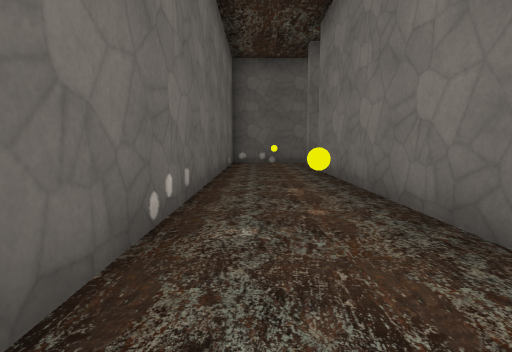
view 1 (above)

24 first-person views from a walk through a 3-D level made in the Godot game engine. The camera is 1.2 m above the floor, tilts 6° down and sees 80° across. The floor is counted in squares, 2 m on a side. Each view is taken from the middle of a square. On the plan, view 1 faces up. The plan holds only what a view shows up to about 9 squares ahead; the rest is blank. The place goes on beyond the plan. Some surface patterns are stand-ins.

view 2
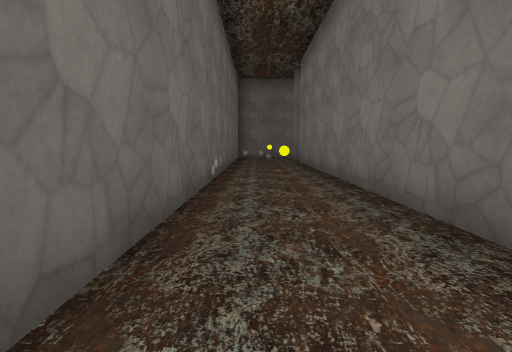

view 3
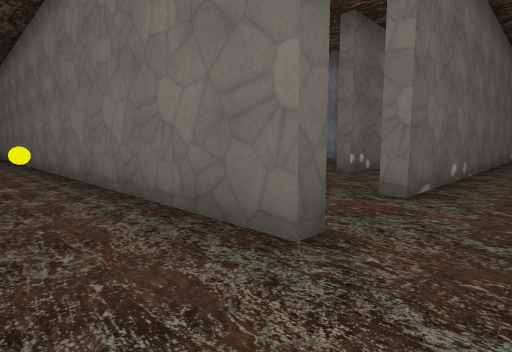

view 4
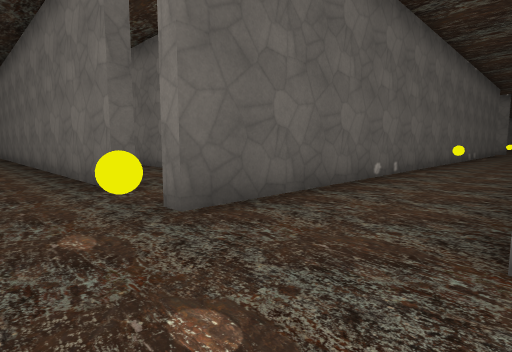

view 5
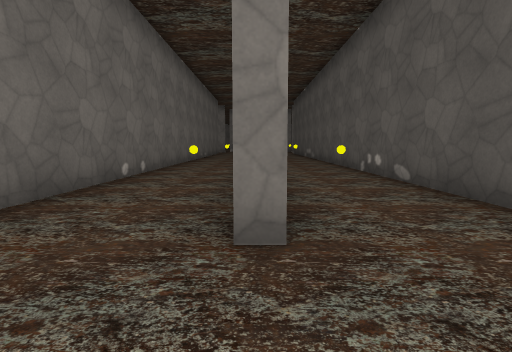

view 6
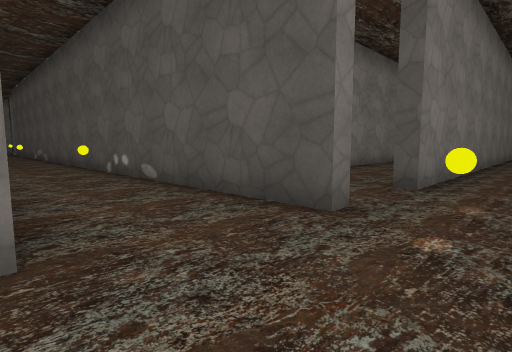

view 7
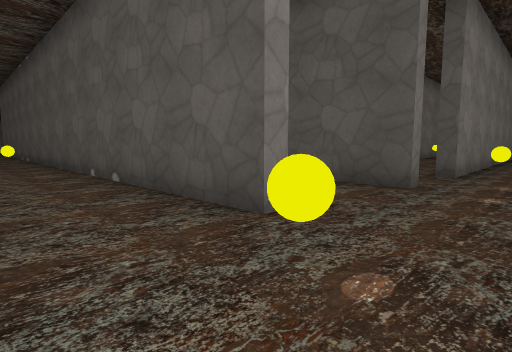

view 8
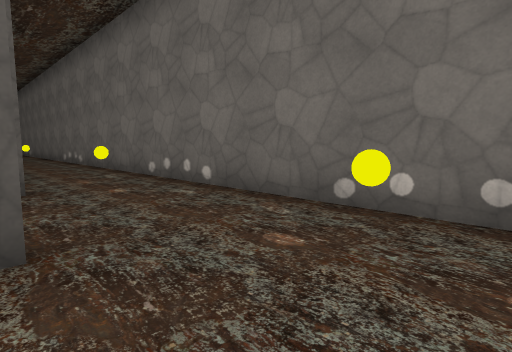

view 9
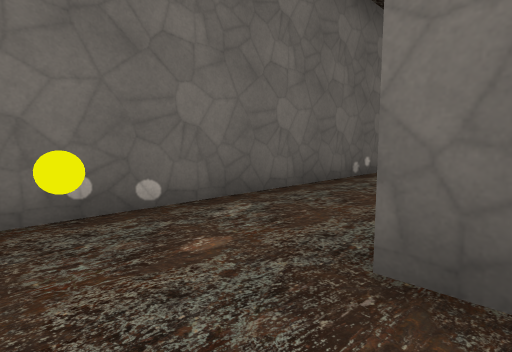

view 10
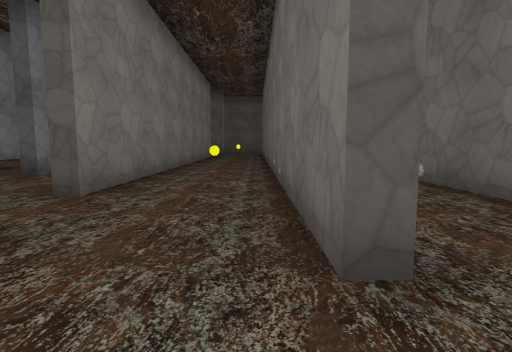

view 11
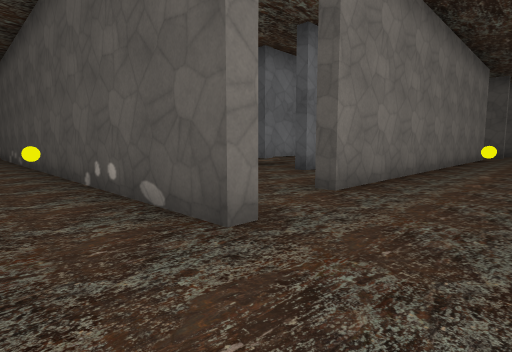

view 12
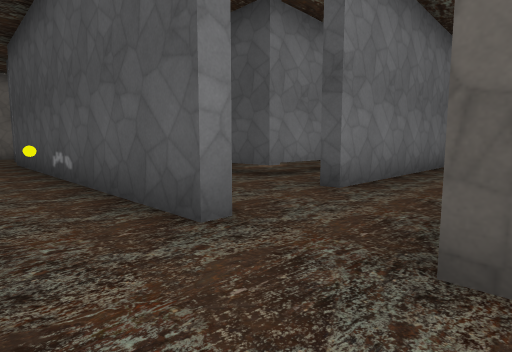

view 13
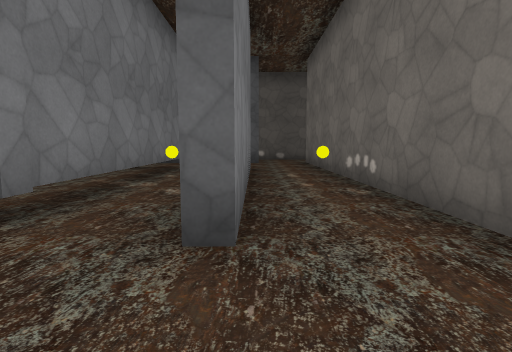

view 14
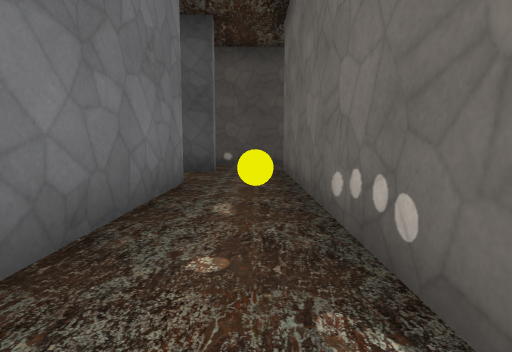

view 15
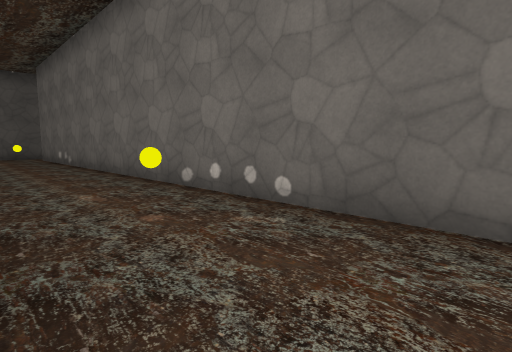

view 16
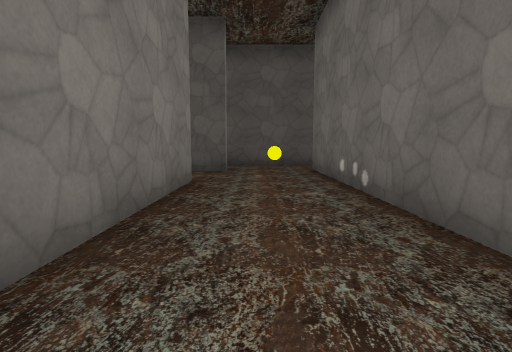

view 17
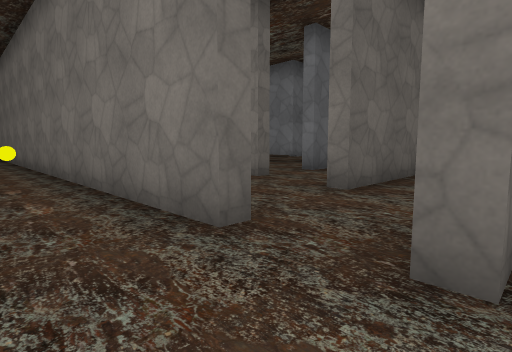

view 18
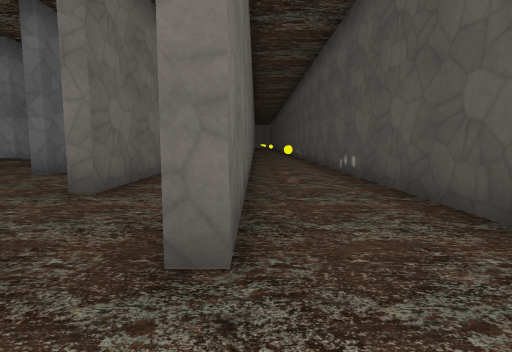

view 19
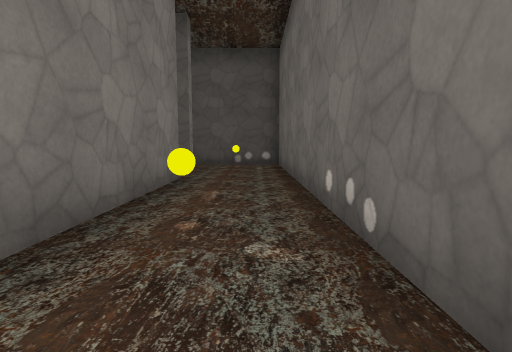

view 20
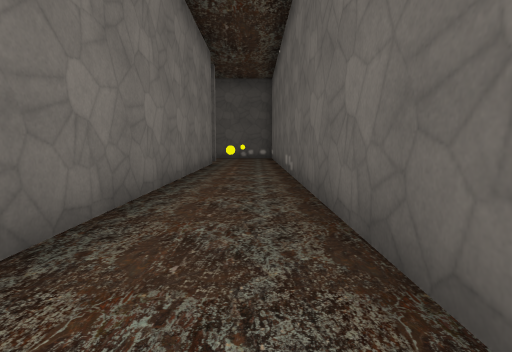

view 21
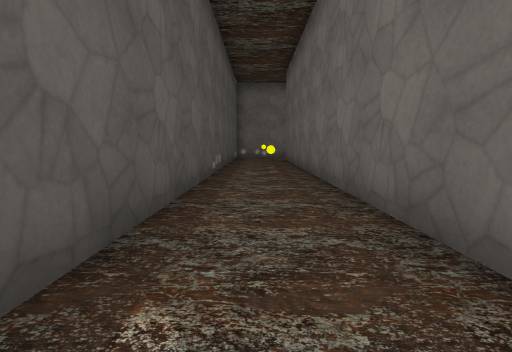

view 22
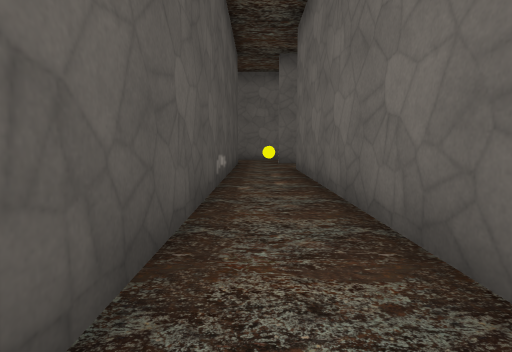

view 23
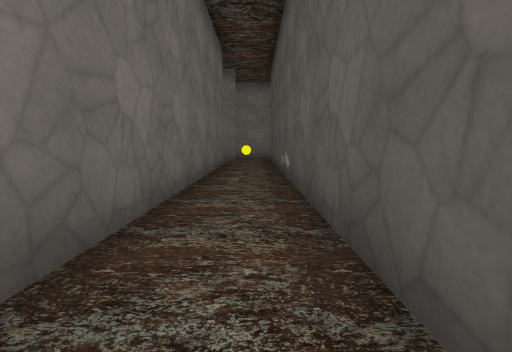

view 24
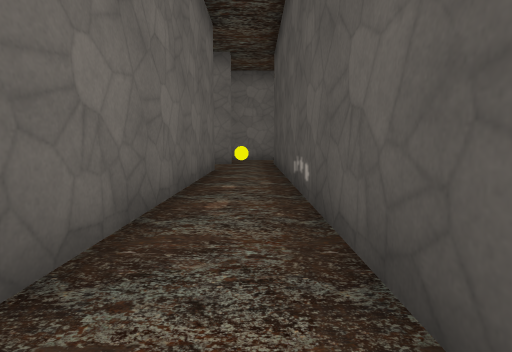

### Floor plan
Points are (right, up) in squares from view 1. A wall is a line through its corners. A room is listed if a view was taken in it or the views show most of it. See-through windows are left out.
Room 1 (views 1, 2, 3, 4, 5, 6, 7, 8, 9)
walls: (10.5, -9.6) (1.4, -9.6); (1.7, -11.9) (11, -11.9); (1.5, -7.9) (1.4, 7.2); (1.5, -14.8) (1.5, -14.4) (10.5, -14.4); (-0.7, -4.5) (-0.7, -14.5); (-0.7, 9) (-0.7, -2.3)
ways out: opening at (0.5, -14) to room 6; gap at (2, -8)
objects: orb (1, -11); orb (1, -5); orb (1, 2); other object (1, 8); other object (7, -11)
Room 2 (views 10, 11, 16)
walls: (3.7, -16.8) (3.7, -16.4); (1.6, -16.3) (1.6, -31.3); (4.1, -29) (4, -18.5)
ways out: opening at (4, -29.5) to room 3; opening at (4, -17.5) to room 3; opening at (3, -31) to room 5; opening at (2, -15.5) to room 6; opening at (4, -15)
objects: orb (3, -28); orb (3, -21)
Room 3 (views 12, 14, 15)
walls: (4.4, -20.9) (4.4, -28.9); (6.1, -26.8) (6.1, -20.7); (4, -18.5) (4.4, -18.5)
ways out: opening at (4, -29.5) to room 2; opening at (4, -17.5) to room 2; opening at (6, -19.5) to room 4; opening at (5, -30); opening at (6, -27.5); opening at (6, -17)
objects: orb (5, -24)
Room 4 (view 13)
walls: (6.1, -20.7) (6.6, -20.7); (7.9, -26.8) (7.9, -21.3) (9, -21.3)
ways out: opening at (6, -19.5) to room 3; opening at (7, -27)
objects: other object (7, -24)
Room 5 (views 17, 18, 21, 22, 23, 24)
walls: (11.8, -32.9) (1.4, -32.9); (17.2, -31) (3.7, -31) (3.7, -30.7); (1.4, -32.6) (18.8, -32.5); (-0.7, -32.6) (-0.7, -34.8) (12.1, -34.9)
ways out: opening at (3, -31) to room 2; opening at (0.5, -33) to room 6; opening at (2, -32) to room 6; opening at (18.5, -31)
objects: other object (1, -34); other object (7, -34); other object (7, -32); orb (14, -32)
Room 6 (views 19, 20)
walls: (-0.7, -22.7) (-0.7, -32.6); (1.3, -31.4) (1.3, -16.3); (-0.7, -14.5) (-0.7, -20.2)
ways out: opening at (0.5, -14) to room 1; opening at (2, -15.5) to room 2; opening at (0.5, -33) to room 5; opening at (2, -32) to room 5
objects: orb (1, -28); other object (1, -21); orb (1, -15)

Positions as (right, up) in squares from view 1, and headings:
1: (0, 0), facing up
2: (0, -3), facing up
3: (0, -9), facing up-right
4: (0, -12), facing up-right
5: (0, -12), facing right
6: (0, -12), facing down-right
7: (0, -10), facing down-right
8: (2, -10), facing down-left
9: (2, -11), facing up-left
10: (2, -15), facing down
11: (2, -15), facing down-right
12: (4, -17), facing down-right
13: (6, -19), facing down
14: (5, -22), facing down
15: (4, -18), facing down-left
16: (3, -24), facing down
17: (0, -33), facing up-right
18: (0, -33), facing right
19: (0, -26), facing down
20: (0, -22), facing down
21: (13, -34), facing left
22: (11, -32), facing left
23: (8, -32), facing right
24: (10, -32), facing right
